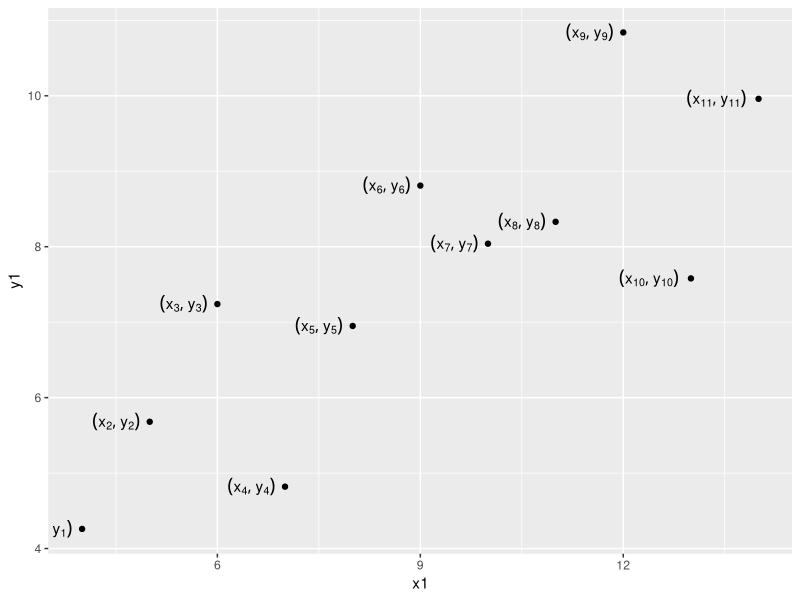
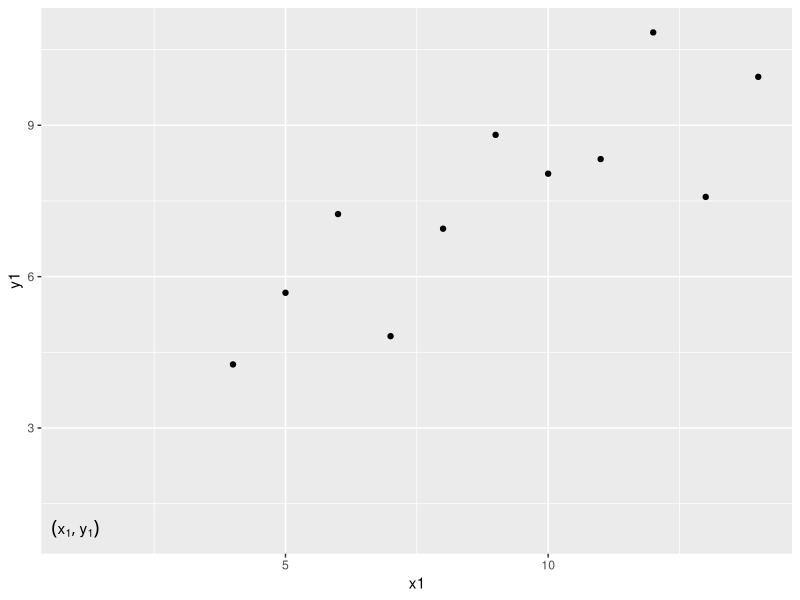
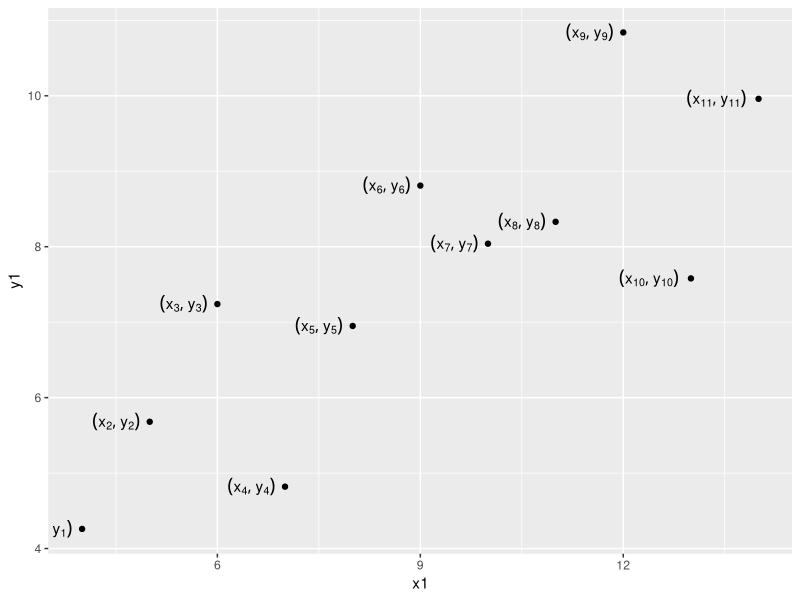
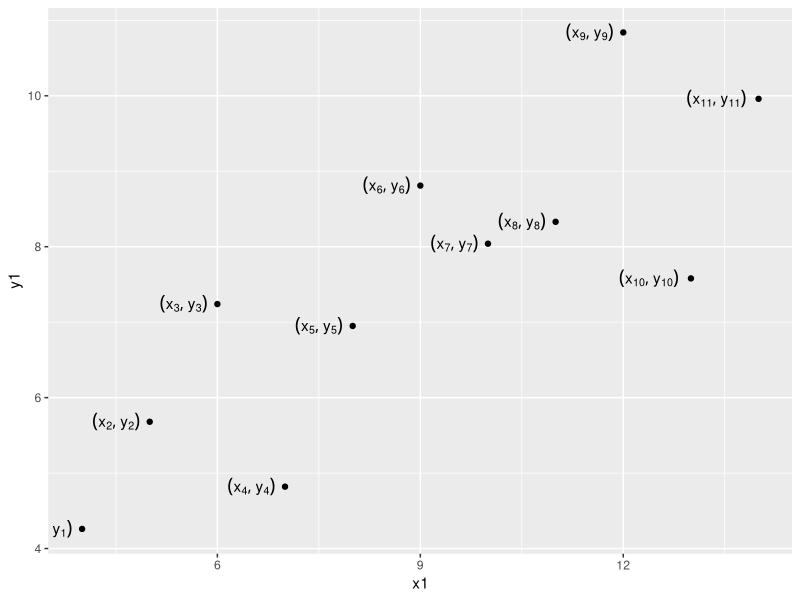

These figures' R source, in order:
## ---- chunk 1
knitr::opts_chunk$set(echo = TRUE)
## ---- chunk 2
# you won't use the scales argument, but ggplot will later
compute_group_row_number <- function(data,
                                     scales){
  data %>%
    arrange(x, y) %>% 
# add an additional column called label
# the geom we inherit from requires the label aesthetic
    mutate(id = row_number(),
           label = paste0("(list(x[", id, "], ",
                          "y[", id, "]))"))
  
  # "(list(x[1],y[1]))"
}

StatRownumber <- ggplot2::ggproto(
  `_class` = "StatRownumber",
  `_inherit` = ggplot2::Stat,
  required_aes = c("x", "y"),
  compute_group = compute_group_row_number
  )

geom_coords_notation <- function(
  mapping = NULL,
  data = NULL,
  position = "identity",
  na.rm = FALSE,
  show.legend = NA,
  inherit.aes = TRUE, ...) {
  ggplot2::layer(
    stat = StatRownumber,  # proto object from Step 2
    geom = ggplot2::GeomText,  # inherit other behavior
    data = data,
    mapping = mapping,
    position = position,
    show.legend = show.legend,
    inherit.aes = inherit.aes, 
    params = list(na.rm = na.rm,  ...)
  )
}



library(tidyverse)
ggplot(data = anscombe) + 
  aes(x = x1, y = y1) + 
  geom_point() + 
  geom_coords_notation(hjust = 1.2, check_overlap = T, parse = TRUE)




## ---- chunk 3
geom_coords_notation0 <- function(
mapping = NULL,
data = NULL,
position = "identity",
na.rm = FALSE,
show.legend = NA,
inherit.aes = TRUE, ...) {
ggplot2::layer(
stat = StatRownumber,  # proto object from Step 2
geom = ggplot2::GeomText,  # inherit other behavior
data = data,
mapping = mapping,
position = position,
show.legend = show.legend,
inherit.aes = inherit.aes,
params = list(na.rm = na.rm, ...)
)
}
library(tidyverse)
ggplot(data = anscombe) +
aes(x = x1, y = y1) +
geom_point() +
# geom_coords_notation(hjust = 1.2, check_overlap = T, parse = TRUE) +
annotate(geom = "text", x = 1, y = 1, label = "(list(x[1],y[1]))", parse = TRUE)
ggplot(data = anscombe) +
aes(x = x1, y = y1) +
geom_point() +
geom_coords_notation0(hjust = 1.2, check_overlap = T, parse = TRUE) 


geom_coords_notation <- function(...){
  
  geom_coords_notation0(parse = TRUE, hjust = 1.2, ...)
  
}


ggplot(data = anscombe) +
aes(x = x1, y = y1) +
geom_point() +
  geom_coords_notation() 


#+
#annotate(geom = "text", x = 1, y = 1, label = "(list(x[1],y[1]))", parse = TRUE)
#ggplot(data = anscombe) +
#aes(x = x1, y = y1) +
#geom_point() +
#geom_coords_notation(hjust = 1.2, check_overlap = T)
#mapping = NULL,
#library(tidyverse)
#ggplot(data = anscombe) +
#aes(x = x1, y = y1) +
#geom_point() +
#geom_coords_notation(hjust = 1.2, check_overlap = T)
